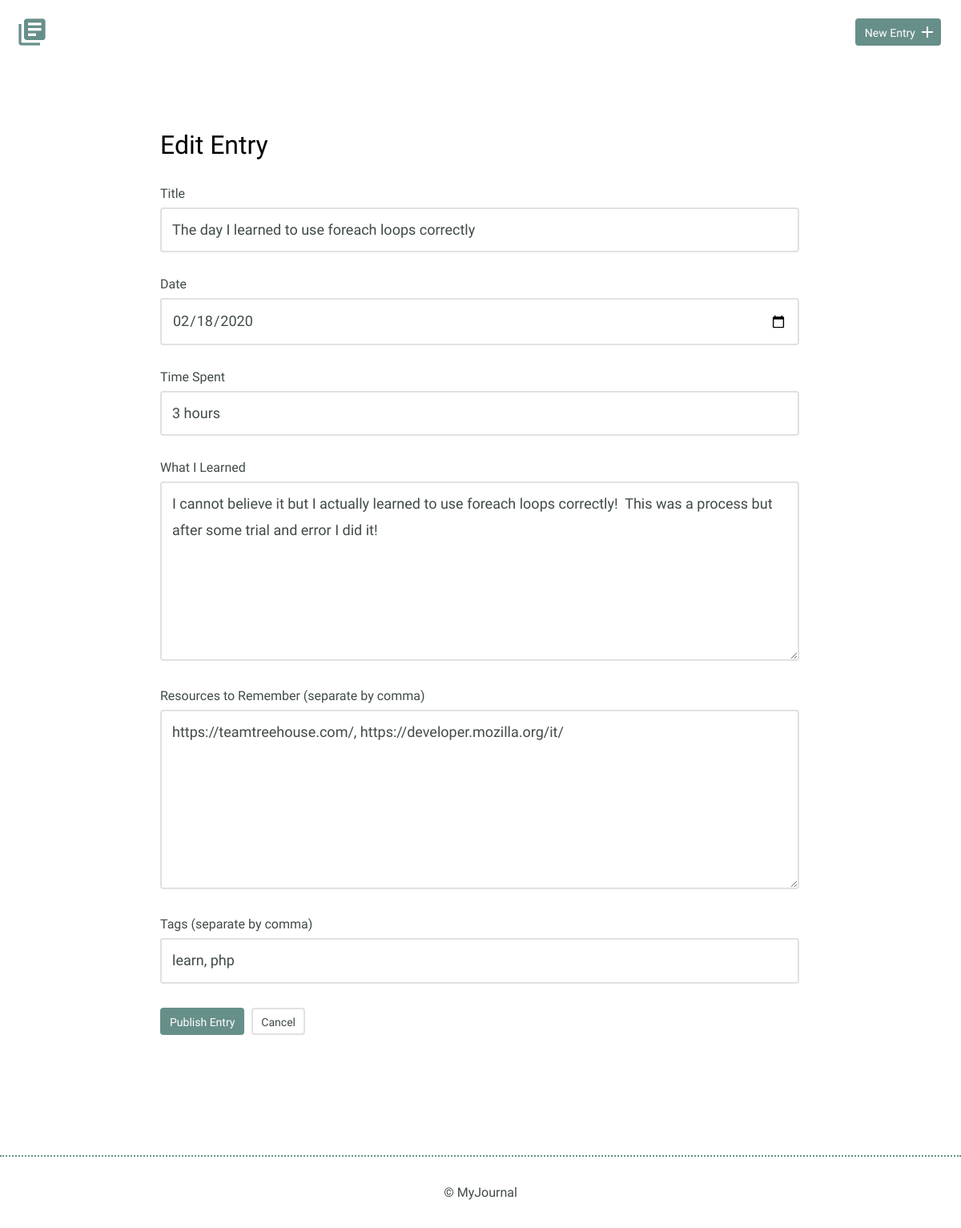
/edit.php?id=5, run on the app's committed database.
### tables this page shows
CREATE TABLE "entries" (
	`id`	INTEGER,
	`title`	TEXT,
	`date`	TEXT,
	`time_spent`	INTEGER,
	`learned`	BLOB,
	`resources`	BLOB, tags TEXT,
	PRIMARY KEY(`id`)
);

### inc/functions.php (called while the page is built, shortened)
<?php
function get_entry($entry_id){
    include 'connections.php';
    $sql = 'SELECT * FROM entries WHERE id = ?';
    try {
        $result = $db->prepare($sql);
        $result->bindValue(1, $entry_id, PDO::PARAM_INT);
        $result->execute();
    } catch (Exception $e) {
        echo "Error!: " . $e->getMessage() . "<br />";
        return false;
    }
    return $result->fetch();
}

### edit.php (the view, shortened to what this page needs)
<?php
include('inc/header.php');
include('inc/functions.php');
if (isset($_GET['id'])) {
    list($entry_id, $title, $date, $time_spent, $learned, $resources, $tags) = get_entry(filter_input(INPUT_GET, 'id', FILTER_SANITIZE_NUMBER_INT));
}
?>
                <div class="edit-entry">
                    <h2>Edit Entry</h2>
                    <form method="post" action="edit.php">
                        <label for="title"> Title</label>
                        <input id="title" value='<?php echo"$title" ?>' type="text" name="title"><br>
                        <label for="date">Date</label>
                        <input id="date" value='<?php echo"$date" ?>' type="date" name="date"><br>
                        <label for="time-spent"> Time Spent</label>
                        <input id="time-spent" value='<?php echo"$time_spent" ?>'type="text" name="timeSpent"><br>
                        <label for="what-i-learned">What I Learned</label>
                        <textarea id="what-i-learned" rows="5" name="whatILearned"><?php echo"$learned" ?></textarea>
                        <label for="resources-to-remember">Resources to Remember (separate by comma)</label>
                        <textarea id="resources-to-remember" rows="5" name="ResourcesToRemember"><?php echo"$resources" ?></textarea>
                        <label for="tag">Tags (separate by comma)</label>
                        <input id="tag" type="text" value='<?php echo"$tags" ?>' name="tag"><br>
                        <input type="submit" value="Publish Entry" class="button">
                        <a href="#" class="button button-secondary">Cancel</a>
                    </form>
                </div>
            </div>
        </section>
        <footer>
            <div>
                &copy; MyJournal
            </div>
        </footer>
    </body>
</html>

### css/site.css (style rules this page uses)
body { font-size: 16px; color: #404a49; font-family: 'Cousine', serif; font-weight: 400; }
footer { text-align: center; padding: 35px 0; border-top: 2px dotted #678f89; }
.button { padding: 8px 10px 6px 10px; background: #678f89; border: 2px solid #678f89; border-radius: 4px; text-decoration: none; color: #FFF; position: relative; text-align: center; font-size: 14px; }
.button.button-secondary { background: #FFF; border: 2px solid #e1e1e1; color: #404a49; }
h1, h2, h3 { margin: 0; font-weight: 400; line-height: 1em; color: #000; }
h2 { font-size: 32px; }
.entry-list, .edit-entry, .new-entry { max-width: 800px; margin: 0 auto; padding: 70px 0 150px 0; }
.edit-entry h2, .new-entry h2 { margin-bottom: 35px; }
form label { display: block; margin-bottom: 8px; }
form input[type=text], form input[type=password], form input[type=date], form textarea { border: 2px solid #e1e1e1; font-size: 18px; line-height: 1.8em; padding:10px 13px; margin-bottom: 30px; border-radius: 4px; width: calc(100% - 32px); }
.edit-entry form textarea, .new-entry form textarea { min-height: 200px; }
input[type=submit] { margin-right: 5px; }

### data on the page
entries: title "The day I learned to use foreach loops correctly", date "02/18/2020", timeSpent "3 hours", whatILearned "I cannot believe it but I actually learned to use foreach loops correctly! This was a process but after some trial and error I did it!", ResourcesToRemember "https://teamtreehouse.com/, https://developer.mozilla.org/it/", tag "learn, php"
